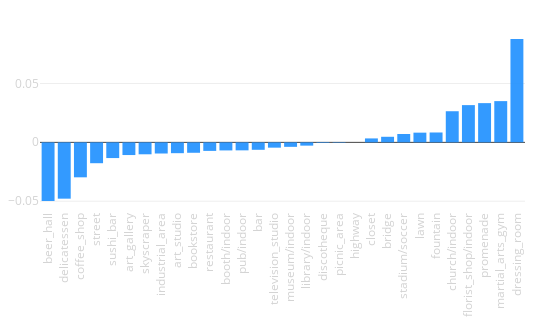

Write notebook code for a chart like this one.
### Code cell
tags_delta(city_data, opposite_city_data)

### Figure 1 — Plotly figure (JSON) as saved in the notebook; plotly's stock layout.template omitted (floating-point values rounded to 4 significant figures)
{"data": [{"marker": {"color": "dodgerblue"}, "opacity": 0.9, "type": "bar", "uid": "2e3be282-4a60-11e9-87ba-3c15c2cf2370", "x": ["beer_hall", "delicatessen", "coffee_shop", "street", "sushi_bar", "art_gallery", "skyscraper", "industrial_area", "art_studio", "bookstore", "restaurant", "booth/indoor", "pub/indoor", "bar", "television_studio", "museum/indoor", "library/indoor", "discotheque", "picnic_area", "highway", "closet", "bridge", "stadium/soccer", "lawn", "fountain", "church/indoor", "florist_shop/indoor", "promenade", "martial_arts_gym", "dressing_room"], "y": [-0.04984, -0.04787, -0.02972, -0.01772, -0.01335, -0.01079, -0.01015, -0.009481, -0.0092, -0.008859, -0.007258, -0.006864, -0.006793, -0.006334, -0.004503, -0.003815, -0.002791, -0.0004915, -0.0003791, -2.397e-05, 0.003352, 0.004745, 0.007113, 0.008253, 0.008395, 0.02646, 0.03166, 0.03335, 0.03506, 0.08785]}], "layout": {"height": 330, "margin": {"b": 120, "l": 40, "r": 25, "t": 30}, "showlegend": false, "width": 550, "xaxis": {"tickangle": -90, "tickfont": {"color": "lightgrey", "size": 11.5}}, "xaxis2": {"tickangle": -90, "tickfont": {"color": "lightgrey", "size": 11.5}}, "yaxis": {"tickfont": {"color": "lightgrey", "size": 11.5}}, "yaxis2": {"tickfont": {"color": "lightgrey", "size": 11.5}}}}
